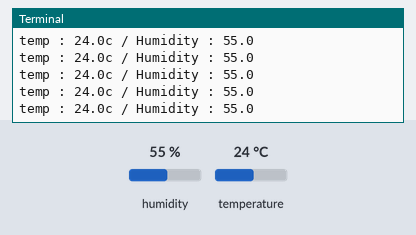
This program was run on a simulated Raspberry Pi (BCM pin numbers). Parts: the last lines printed to the terminal. The inputs (shaded band) are chosen by the test bench; at power-on: humidity 55 %, temperature 24 °C.

Above: at 1.2 s.
1.3 s: humidity set to 22 %
At 1.43 s:
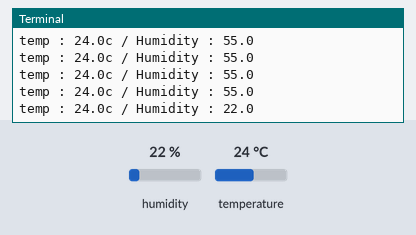
2.8 s: temperature set to 12 °C
At 2.86 s:
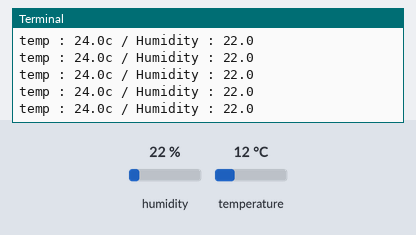
4.3 s: humidity set to 40 %
At 4.3 s:
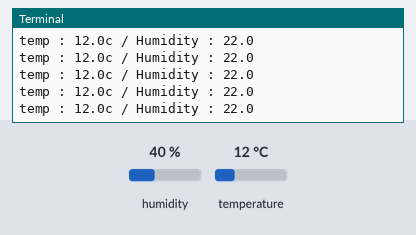
Timing chart, 0 to 7.3 s (numbered marks = the images above; inputs shaded):
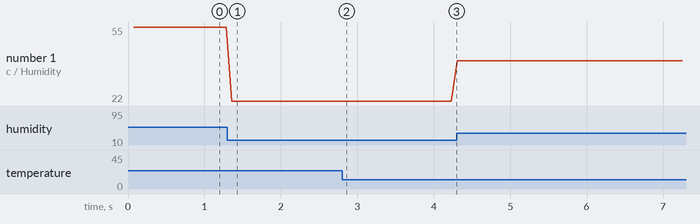

Measured:
- after the input at 1.3 s, the terminal: prints a new line after 0.06 s (image 1)
- plotted number 1: 55 → 22 after the input at 1.3 s, 22 → 40 after the input at 4.3 s

The program:

gpio03.py
```python
import RPi.GPIO as GPIO
import dht11
import time

pin = 18
GPIO.setwarnings(False)
GPIO.setmode(GPIO.BCM)
GPIO.cleanup()

isnstance = dht11.DHT11(pin)

while True:
    try:
        result = isnstance.read()

        if result.is_valid():
            print('temp : {0}c / Humidity : {1}'.format(result.temperature, result.humidity))
        else:
            print('Read error : {0}'.format(result.error_code))
    except Exception:
        GPIO.cleanup()
```
